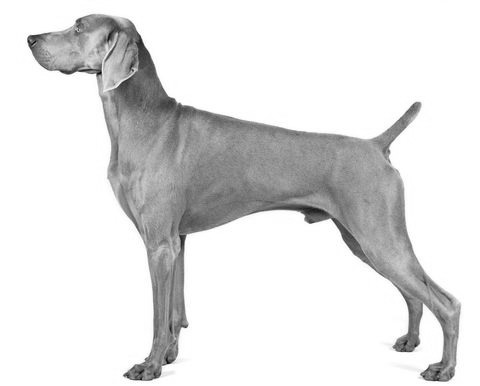
#> input picture HW7/dog2.png, 480 x 386 px
$ jupyter execute 2018222_HW7.ipynb
#> lines starting #> are read from the running program, lines starting #| are printed output that depends on the picture
[cell 1]
import numpy as np
import cv2
import matplotlib.pyplot as plt
import copy

[cell 2]
image = cv2.imread("dog2.png")
#> image is the input picture: shape (386, 480, 3); min 7, max 255, mean 224.4
plt.imshow(image)
plt.show()

[cell 3]
#background and foreground patch
color = (255, 0, 0)
thickness = 2
bg_patch = image[ 30:100,300:400]
#> bg_patch: shape (70, 100, 3); every value is 255
fg_patch = image[130:200, 130:230 ]
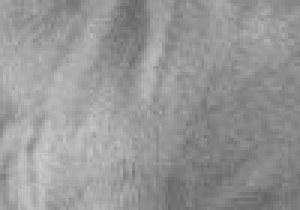
#> fg_patch: shape (70, 100, 3) (shown 3 times larger); min 102, max 202, mean 150.4
bg_fg_image = cv2.rectangle(copy.deepcopy(image), (300, 30) , (400, 100) , color, thickness)
bg_fg_image = cv2.putText(bg_fg_image, "bg ",(330,65), cv2.FONT_HERSHEY_SIMPLEX, 1, color, thickness, cv2.LINE_AA)
bg_fg_image = cv2.rectangle(bg_fg_image, (130,130) , (230, 200) , color, thickness)
bg_fg_image = cv2.putText(bg_fg_image, "fg ",(160,165), cv2.FONT_HERSHEY_SIMPLEX, 1, color, thickness, cv2.LINE_AA)
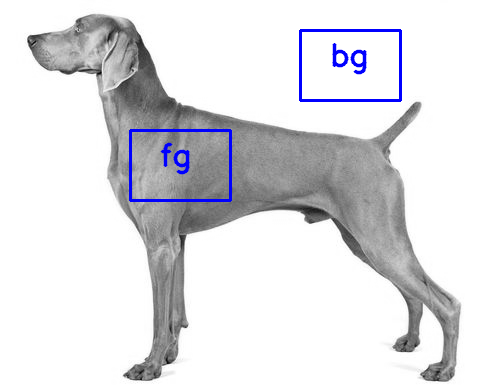
#> bg_fg_image: shape (386, 480, 3); mean B, G, R 225.2, 221.4, 221.4

[cell 4]
plt.imshow(bg_fg_image)
plt.show()
# [6 lines of commented-out code are left out]

[cell 5]
plt.hist(bg_patch.ravel(),256,[0,256])
plt.title("Background patch Histogram")
plt.show()
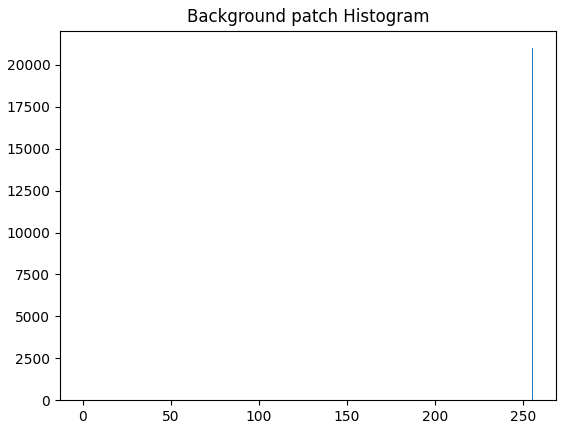
#> figure drawn by matplotlib, 1 panel; tallest bar 21000 high, from x = 255 to 256
plt.hist(fg_patch.ravel(),256,[0,256])
plt.title("Foreground patch Histogram")
plt.show()
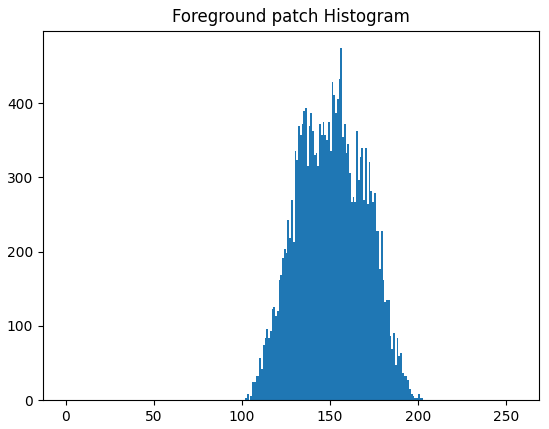
#> figure drawn by matplotlib, 1 panel; tallest bar 474 high, from x = 156 to 157

[cell 6]
def fg_bg_likelihood_map(fg_patch, bg_patch):
    bg_pixels = bg_patch.ravel()
    fg_pixels = fg_patch.ravel()
    bg_map = np.array([0 for i in range(256)])
    fg_map = np.array([0 for i in range(256)])

    for i in range(len(fg_pixels)):
        fg_map[fg_pixels[i]]+=1
#> after the loop, fg_map = 256 values, max 474 at index 156, min 0 at index 0, mean 82.03
    for i in range(len(bg_pixels)):
        bg_map[bg_pixels[i]]+=1
#> after the loop, bg_map = 256 values from 0 to 21000

    bg_map = bg_map/np.max(bg_map)
#> bg_map = 256 values from 0 to 1
    fg_map = fg_map/np.max(fg_map)
#> fg_map = 256 values, max 1 at index 156, min 0 at index 0, mean 0.173
    plt.plot(bg_map )
    plt.title("Background patch Likelihood Map")
    plt.show()
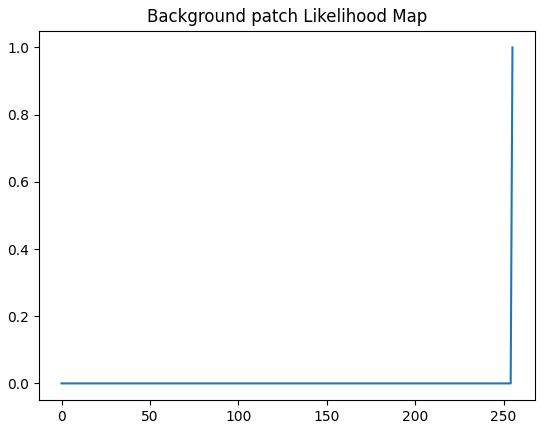
#> figure drawn by matplotlib, 1 panel; curve peaks at x = 255, y = 1
    plt.plot(fg_map)
    plt.title("Foreground patch Likelihood Map")
    plt.show()
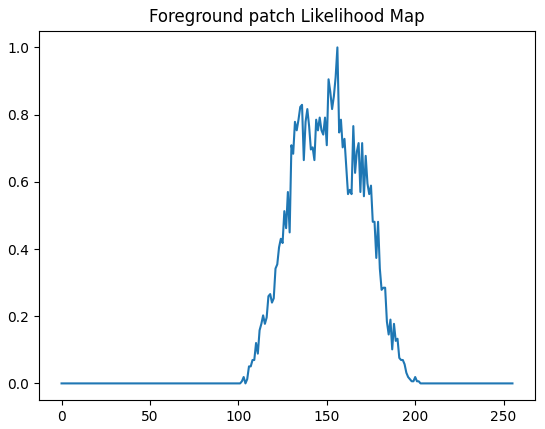
#> figure drawn by matplotlib, 1 panel; curve peaks at x = 156, y = 1
    return bg_map, fg_map

[cell 7]
bg_map, fg_map = fg_bg_likelihood_map(fg_patch, bg_patch)
#> bg_map = 256 values from 0 to 1
